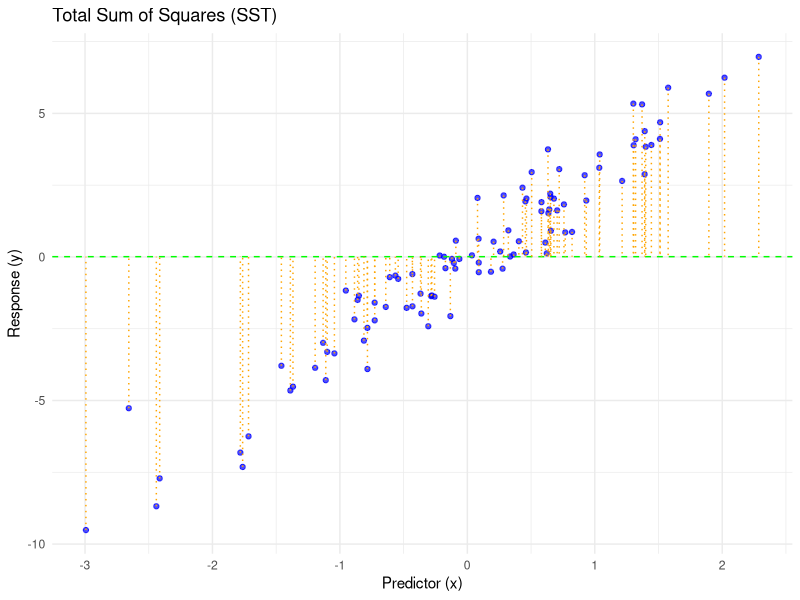
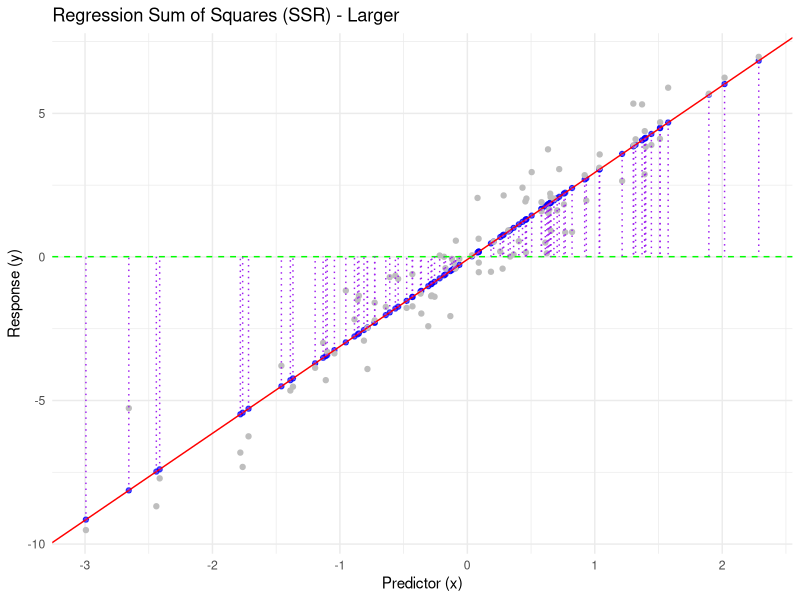
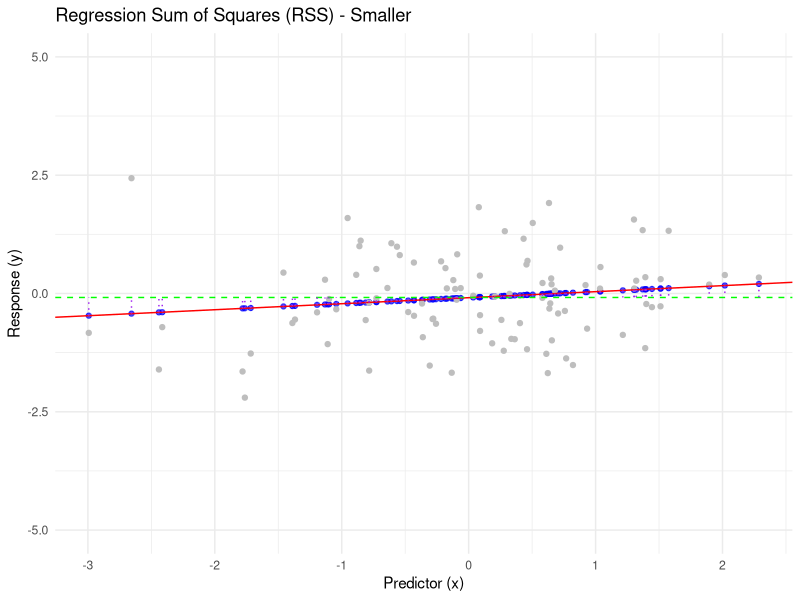
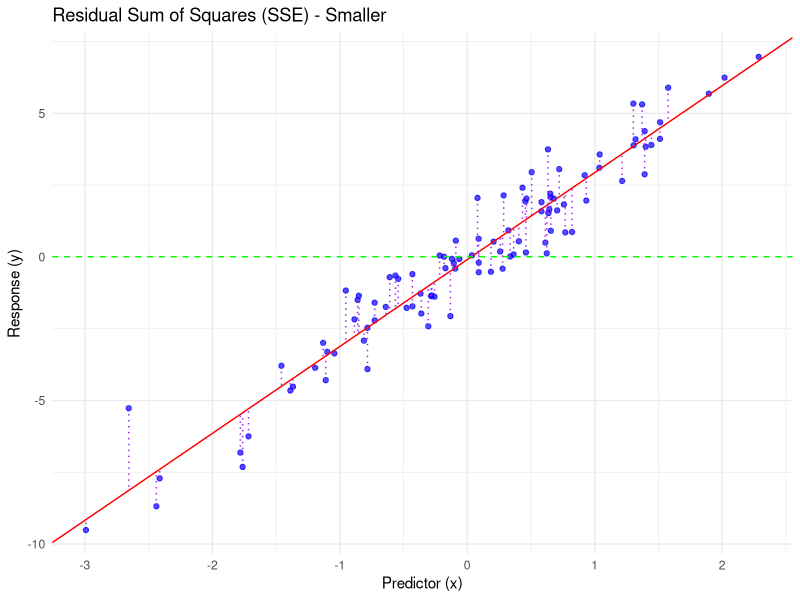
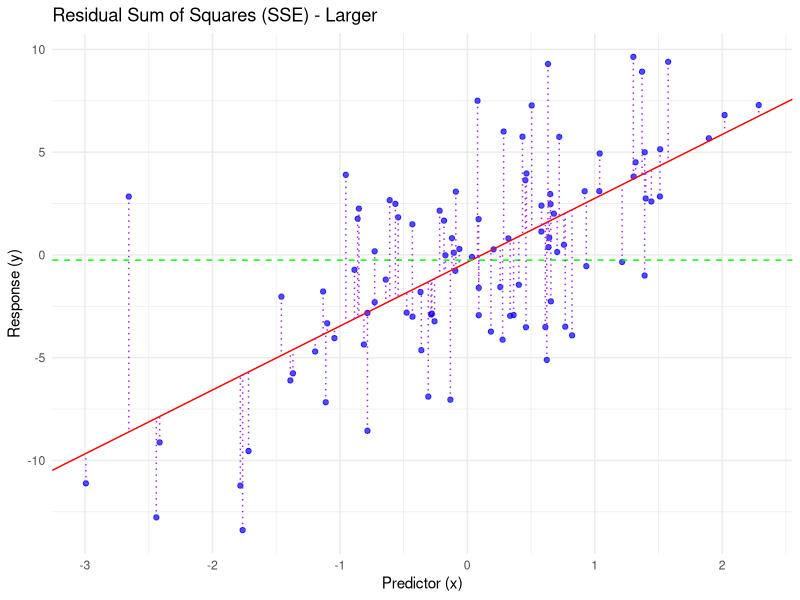

Here is the R script that generated these plots, in order:
# Load necessary library
library(ggplot2)

# Create a sample dataset
set.seed(42)
n <- 100
x <- rnorm(n)
y <- 3 * x + rnorm(n)

# Fit a simple linear regression model
model <- lm(y ~ x)

# Calculate the mean of the dependent variable
mean_y <- mean(y)

# Create a data frame with observed values, fitted values, and mean of y
data <- data.frame(x = x, y = y, fitted = model$fitted.values, mean_y = mean_y)

# Create the plot
p1 <- ggplot(data, aes(x = x, y = y)) +
  geom_point(color = "blue", alpha = 0.7) +  # Plot data points
  # geom_abline(intercept = model$coefficients[1], slope = model$coefficients[2], color = "red") +  # Plot regression line
  geom_hline(yintercept = mean_y, color = "green", linetype = "dashed") +  # Plot mean of y line
  geom_segment(aes(xend = x, yend = mean_y), color = "orange", linetype = "dotted") +  # Lines for TSS
  labs(title = "Total Sum of Squares (SST)",
       x = "Predictor (x)",
       y = "Response (y)") +
  theme_minimal()
ggsave("Lectures/Linear Regression/Inference/figures/sst.png", width = 6, height = 6)

# Load necessary library
library(ggplot2)

# Create a sample dataset
set.seed(42)
n <- 100
x <- rnorm(n)
y <- 3 * x + rnorm(n)

# Fit a simple linear regression model
model <- lm(y ~ x)

# Calculate the mean of the dependent variable
mean_y <- mean(y)

# Create a data frame with observed values, fitted values, and mean of y
data <- data.frame(x = x, y = y, fitted = model$fitted.values, mean_y = mean_y)

# Create the plot
p2 <- ggplot(data, aes(x = x, y = fitted)) +
  geom_point(color = "blue", alpha = 0.7) +  # Plot data points
  geom_point(aes(x = x, y = y), color = 'grey') +
  geom_abline(intercept = model$coefficients[1], slope = model$coefficients[2], color = "red") +  # Plot regression line
  geom_hline(yintercept = mean_y, color = "green", linetype = "dashed") +  # Plot mean of y line
  geom_segment(aes(xend = x, yend = mean_y), color = "purple", linetype = "dotted") +  # Lines for regression sum of squares (ESS)
  labs(title = "Regression Sum of Squares (SSR) - Larger",
       x = "Predictor (x)",
       y = "Response (y)") +
  theme_minimal()
ggsave("Lectures/Linear Regression/Inference/figures/ssr.png", width = 6, height = 6)

# Load necessary library
library(ggplot2)

# Create a sample dataset
set.seed(42)
n <- 100
x <- rnorm(n)
y <- 0.1 * x + rnorm(n)

# Fit a simple linear regression model
model <- lm(y ~ x)

# Calculate the mean of the dependent variable
mean_y <- mean(y)

# Create a data frame with observed values, fitted values, and mean of y
data <- data.frame(x = x, y = y, fitted = model$fitted.values, mean_y = mean_y)

# Create the plot
p2b <- ggplot(data, aes(x = x, y = fitted)) +
  geom_point(color = "blue", alpha = 0.7) +  # Plot data points
  geom_point(aes(x = x, y = y), color = 'grey') +
  geom_abline(intercept = model$coefficients[1], slope = model$coefficients[2], color = "red") +  # Plot regression line
  geom_hline(yintercept = mean_y, color = "green", linetype = "dashed") +  # Plot mean of y line
  geom_segment(aes(xend = x, yend = mean_y), color = "purple", linetype = "dotted") +  # Lines for regression sum of squares (ESS)
  labs(title = "Regression Sum of Squares (RSS) - Smaller",
       x = "Predictor (x)",
       y = "Response (y)") +
  ylim(-5, 5) +
  theme_minimal()
ggsave("Lectures/Linear Regression/Inference/figures/ssr_small.png", width = 6, height = 6)

# Load necessary library
library(ggplot2)

# Create a sample dataset
set.seed(42)
n <- 100
x <- rnorm(n)
y <- 3 * x + rnorm(n)

# Fit a simple linear regression model
model <- lm(y ~ x)

# Calculate the mean of the dependent variable
mean_y <- mean(y)

# Create a data frame with observed values, fitted values, and mean of y
data <- data.frame(x = x, y = y, fitted = model$fitted.values, mean_y = mean_y)

# Create the plot
p3 <- ggplot(data, aes(x = x, y = y)) +
  geom_point(color = "blue", alpha = 0.7) +  # Plot data points
  geom_abline(intercept = model$coefficients[1], slope = model$coefficients[2], color = "red") +  # Plot regression line
  geom_hline(yintercept = mean_y, color = "green", linetype = "dashed") +  # Plot mean of y line
  geom_segment(aes(xend = x, yend = fitted), color = "purple", linetype = "dotted") +  # Lines for regression sum of squares (ESS)
  labs(title = "Residual Sum of Squares (SSE) - Smaller",
       x = "Predictor (x)",
       y = "Response (y)") +
  theme_minimal()
ggsave("Lectures/Linear Regression/Inference/figures/sse.png", width = 6, height = 6)

# Load necessary library
library(ggplot2)

# Create a sample dataset
set.seed(42)
n <- 100
x <- rnorm(n)
y <- 3 * x + rnorm(n, sd = 4)

# Fit a simple linear regression model
model <- lm(y ~ x)

# Calculate the mean of the dependent variable
mean_y <- mean(y)

# Create a data frame with observed values, fitted values, and mean of y
data <- data.frame(x = x, y = y, fitted = model$fitted.values, mean_y = mean_y)

# Create the plot
p3a <- ggplot(data, aes(x = x, y = y)) +
  geom_point(color = "blue", alpha = 0.7) +  # Plot data points
  geom_abline(intercept = model$coefficients[1], slope = model$coefficients[2], color = "red") +  # Plot regression line
  geom_hline(yintercept = mean_y, color = "green", linetype = "dashed") +  # Plot mean of y line
  geom_segment(aes(xend = x, yend = fitted), color = "purple", linetype = "dotted") +  # Lines for regression sum of squares (ESS)
  labs(title = "Residual Sum of Squares (SSE) - Larger",
       x = "Predictor (x)",
       y = "Response (y)") +
  theme_minimal()
ggsave("Lectures/Linear Regression/Inference/figures/sse_larger.png", width = 6, height = 6)
